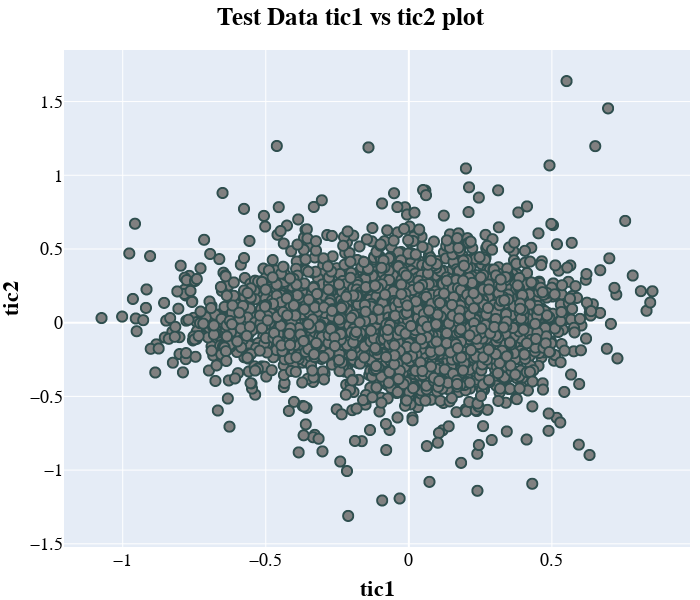

The notebook cell this image was saved under:
### Code cell
fig = px.scatter(x = tica[:,0],
                y = tica[:, 1],
                height = 600,
                width=700,
                 hover_data=[new]).update_layout(xaxis_title = '<b> tic1 </b>',yaxis_title = '<b> tic2 </b>',font = dict(family="Arial,sans-serif",size = 18, color = "black"),title = '<b> Test Data tic1 vs tic2 plot </b>', title_x = 0.5)

                #hover_data=[new]).update_layout(xaxis_title = '<b> tic1 </b>',yaxis_title = '<b> tic2 </b>',font = dict(family="Arial,sans-serif ",size=18, color="black"), title = '<b> Test Data tic1 vs tic2 plot </b>', title_x = 0.5)
fig.update_traces(marker = dict(size = 10,color='grey', line=dict(width=2, color='DarkSlateGrey')),selector=dict(mode='markers'))
fig.update_layout(margin=dict(l=0, r=10, t=50, b=0))

### Figure 1 — Plotly figure (JSON) as saved in the notebook; plotly's stock layout.template omitted (floating-point values rounded to 4 significant figures; data arrays with more than 128 entries replaced by an {"elided": "..."} marker saying what was removed)
{"data": [{"customdata": {"elided": "5001x1 int values"}, "hovertemplate": "x=%{x}<br>y=%{y}<br>hover_data_0=%{customdata[0]}<extra></extra>", "legendgroup": "", "marker": {"color": "grey", "line": {"color": "DarkSlateGrey", "width": 2}, "size": 10, "symbol": "circle"}, "mode": "markers", "name": "", "showlegend": false, "type": "scattergl", "x": {"elided": "5001 float values"}, "xaxis": "x", "y": {"elided": "5001 float values"}, "yaxis": "y"}], "layout": {"font": {"color": "black", "family": "Arial,sans-serif", "size": 18}, "height": 600, "legend": {"tracegroupgap": 0}, "margin": {"b": 0, "l": 0, "r": 10, "t": 50}, "title": {"text": "<b> Test Data tic1 vs tic2 plot </b>", "x": 0.5}, "width": 700, "xaxis": {"anchor": "y", "autorange": true, "domain": [0, 1], "range": [-1.205, 0.9828], "title": {"text": "<b> tic1 </b>"}, "type": "linear"}, "yaxis": {"anchor": "x", "autorange": true, "domain": [0, 1], "range": [-1.522, 1.85], "title": {"text": "<b> tic2 </b>"}, "type": "linear"}}}
